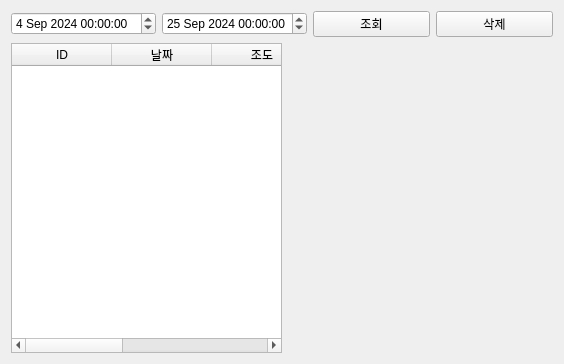
<?xml version="1.0" encoding="UTF-8"?>
<ui version="4.0">
 <class>Tab5Database</class>
 <widget class="QWidget" name="Tab5Database">
  <property name="geometry">
   <rect>
    <x>0</x>
    <y>0</y>
    <width>564</width>
    <height>364</height>
   </rect>
  </property>
  <property name="windowTitle">
   <string>Form</string>
  </property>
  <layout class="QVBoxLayout" name="verticalLayout">
   <item>
    <layout class="QHBoxLayout" name="horizontalLayout">
     <item>
      <widget class="QDateTimeEdit" name="pDateTimeEditFrom">
       <property name="dateTime">
        <datetime>
         <hour>0</hour>
         <minute>0</minute>
         <second>0</second>
         <year>2024</year>
         <month>9</month>
         <day>4</day>
        </datetime>
       </property>
      </widget>
     </item>
     <item>
      <widget class="QDateTimeEdit" name="pDateTimeEditTo">
       <property name="dateTime">
        <datetime>
         <hour>0</hour>
         <minute>0</minute>
         <second>0</second>
         <year>2024</year>
         <month>9</month>
         <day>25</day>
        </datetime>
       </property>
       <property name="date">
        <date>
         <year>2024</year>
         <month>9</month>
         <day>25</day>
        </date>
       </property>
      </widget>
     </item>
     <item>
      <widget class="QPushButton" name="pPBsearchDb">
       <property name="text">
        <string>조회</string>
       </property>
      </widget>
     </item>
     <item>
      <widget class="QPushButton" name="pPBdeleteDb">
       <property name="text">
        <string>삭제</string>
       </property>
      </widget>
     </item>
    </layout>
   </item>
   <item>
    <layout class="QHBoxLayout" name="horizontalLayout_2" stretch="1,1">
     <item>
      <widget class="QTableWidget" name="pTBSensor">
       <column>
        <property name="text">
         <string>ID</string>
        </property>
       </column>
       <column>
        <property name="text">
         <string>날짜</string>
        </property>
       </column>
       <column>
        <property name="text">
         <string>조도</string>
        </property>
       </column>
       <column>
        <property name="text">
         <string>온도</string>
        </property>
       </column>
       <column>
        <property name="text">
         <string>습도</string>
        </property>
       </column>
      </widget>
     </item>
     <item>
      <layout class="QVBoxLayout" name="pChartViewLayout"/>
     </item>
    </layout>
   </item>
  </layout>
 </widget>
 <resources/>
 <connections/>
</ui>
